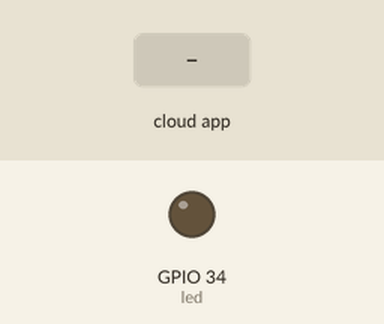
This sketch was run on a simulated ESP32. Shown: output pins drawn as LEDs (lit = HIGH). Inputs (shaded band) come from the test bench. WiFi joins after 1.5 s; servers stay silent unless stated; no MQTT or app messages arrive unless stated; what the sketch prints to the serial monitor is not drawn.

Above: at 2.7 s.
2.8 s: the phone or cloud app sets boton_led to ON
At 4.0 s:
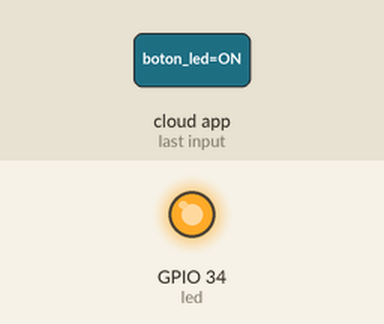
4.3 s: the phone or cloud app sets boton_led to OFF
At 5.7 s:
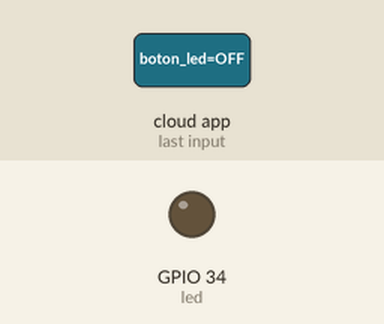
Timing chart, 0 to 7.3 s (numbered marks = the images above; inputs shaded):
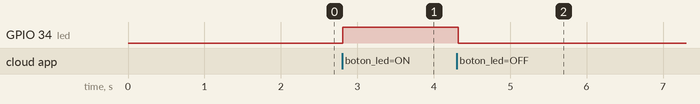

Measured:
- after the input at 2.8 s, GPIO 34 (led): LOW → HIGH at once
- after the input at 4.3 s, GPIO 34 (led): HIGH → LOW at once

The sketch:

Laboratorio_4_PA_00012321.ino
```cpp
#include <WiFi.h>
#include "Adafruit_MQTT.h"
#include "Adafruit_MQTT_Client.h"

/************************* WiFi Access Point *********************************/
#define WLAN_SSID "ARTEFACTOS"
#define WLAN_PASS "ARTEFACTOS"

/************************* Adafruit.io Setup *********************************/
#define AIO_SERVER "io.adafruit.com"
#define AIO_SERVERPORT 1883 // usar 8883 para SSL
#define AIO_USERNAME "LuisMaltez"
#define AIO_KEY "aio_pIoN76vcJO10Vy0mZSWeniZ22ozj"

/************ Global State ***************************************************/
// Cliente WiFi para MQTT
WiFiClient client;

// Cliente MQTT con credenciales
Adafruit_MQTT_Client mqtt(&client, AIO_SERVER, AIO_SERVERPORT, AIO_USERNAME, AIO_USERNAME, AIO_KEY);

/****************************** Feeds ****************************************/
// Publicación
Adafruit_MQTT_Publish luminucidad = Adafruit_MQTT_Publish(&mqtt, AIO_USERNAME "/feeds/Gauge");

// Suscripción
Adafruit_MQTT_Subscribe buton = Adafruit_MQTT_Subscribe(&mqtt, AIO_USERNAME "/feeds/boton_led", MQTT_QOS_1);

/****************************** Pines ****************************************/
int pinLDR = 32;
int led = 34;

/*************************** Callbacks ***************************************/
void slidercallback(double x) {
  Serial.print("Hey, slider value: ");
  Serial.println(x);
}

void butoncallback(char *data, uint16_t len) {
  Serial.print("Hey, button value: ");
  Serial.println(data);

  String message = String(data);
  message.trim();

  if (message == "ON") {
    digitalWrite(led, HIGH);
  }
  if (message == "OFF") {
    digitalWrite(led, LOW);
  }
}

/*********************************************** Setup *****************************/
void setup() {
  pinMode(led, OUTPUT);
  Serial.begin(115200);
  delay(10);

  /************ Conexión WiFi ************/
  Serial.println();
  Serial.print("Connecting to ");
  Serial.println(WLAN_SSID);

  WiFi.begin(WLAN_SSID, WLAN_PASS);
  while (WiFi.status() != WL_CONNECTED) {
    delay(500);
    Serial.print(".");
  }
  Serial.println("\nWiFi connected");
  Serial.print("IP address: ");
  Serial.println(WiFi.localIP());

  /************ Callbacks ************/
  buton.setCallback(butoncallback);

  /************ Suscripciones ************/
  mqtt.subscribe(&buton);
}

/************************************************* Loop *****************************/
void loop() {
  MQTT_connect();
  mqtt.processPackets(10000);

  if (!mqtt.ping()) {
    mqtt.disconnect();
  }

  int valorLDR = analogRead(pinLDR);

  Serial.print(F("\nEnviando valor a feed Gauge: "));
  Serial.print(valorLDR);
  Serial.print("...");
  if (!luminucidad.publish((int32_t)valorLDR)) {
    Serial.println(F(" Fallido!"));
  } else {
    Serial.println(F(" Éxito!"));
  }

  delay(500);
}

/********************* Función de conexión MQTT ******************************/
void MQTT_connect() {
  int8_t ret;

  if (mqtt.connected()) {
    return;
  }

  Serial.print("Connecting to MQTT... ");
  uint8_t retries = 3;

  while ((ret = mqtt.connect()) != 0) { // 0 = conectado
    Serial.println(mqtt.connectErrorString(ret));
    Serial.println("Retrying MQTT connection in 10 seconds...");
    mqtt.disconnect();
    delay(10000);
    retries--;
    if (retries == 0) {
      while (1); // esperar reset por watchdog
    }
  }
  Serial.println("MQTT Connected!");
}
```
